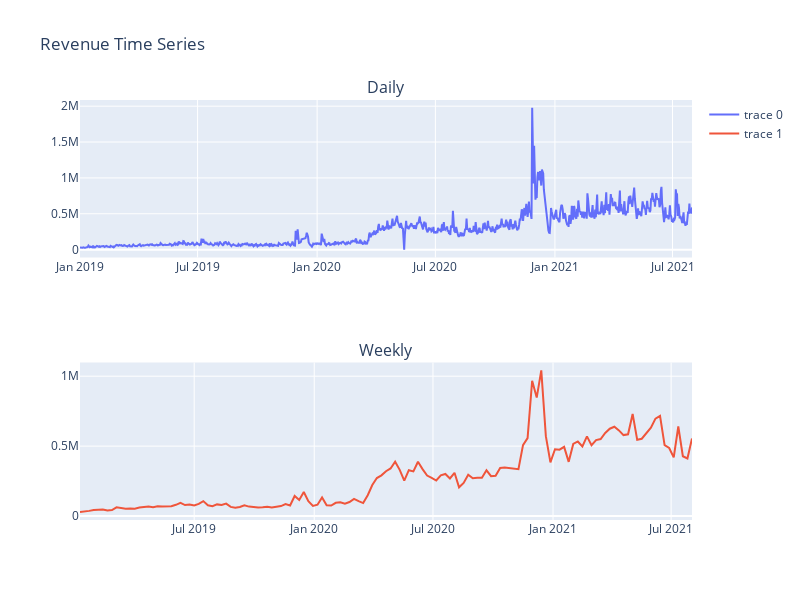

The notebook cell this image was saved under:
### Markdown cell above
### Revenue Time Series

We can see some seasonality and increasing trend in the data. Highest annual revenues are in late November/early December.

### Code cell
#resample weekly 
weekly_avg = search_df.resample('W-MON').mean()
weekly_sum = search_df.resample('W-MON').sum()
#plot time series daily & weekly
fig = make_subplots(rows=2, cols=1, subplot_titles=('Daily', 'Weekly'))

fig.add_trace(go.Scatter(x=search_df.index, y=search_df['revenue']),row=1, col=1)
fig.add_trace(go.Scatter(x=weekly_avg.index, y=weekly_avg.revenue), row=2, col=1)

fig.update_layout(height=600, width=800, title_text="Revenue Time Series")
fig.show()

### Figure 1 — Plotly figure (JSON) as saved in the notebook; plotly's stock layout.template omitted (floating-point values rounded to 4 significant figures; data arrays with more than 128 entries replaced by an {"elided": "..."} marker saying what was removed)
{"data": [{"type": "scatter", "x": {"elided": "943 str values"}, "xaxis": "x", "y": {"elided": "943 float values"}, "yaxis": "y"}, {"type": "scatter", "x": {"elided": "135 str values"}, "xaxis": "x2", "y": {"elided": "135 float values"}, "yaxis": "y2"}], "layout": {"annotations": [{"font": {"size": 16}, "showarrow": false, "text": "Daily", "x": 0.5, "xanchor": "center", "xref": "paper", "y": 1, "yanchor": "bottom", "yref": "paper"}, {"font": {"size": 16}, "showarrow": false, "text": "Weekly", "x": 0.5, "xanchor": "center", "xref": "paper", "y": 0.375, "yanchor": "bottom", "yref": "paper"}], "height": 600, "title": {"text": "Revenue Time Series"}, "width": 800, "xaxis": {"anchor": "y", "domain": [0, 1]}, "xaxis2": {"anchor": "y2", "domain": [0, 1]}, "yaxis": {"anchor": "x", "domain": [0.625, 1]}, "yaxis2": {"anchor": "x2", "domain": [0, 0.375]}}}
